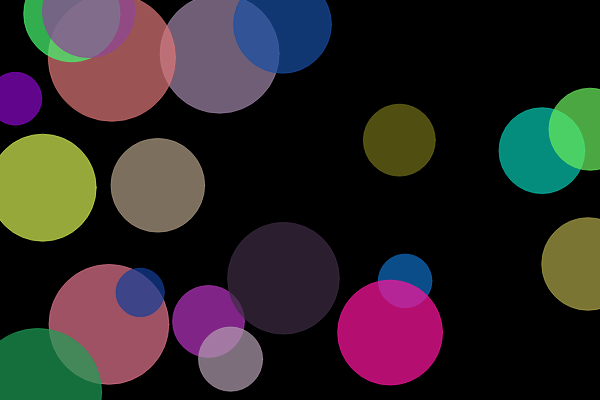
Frame 1 (no input)
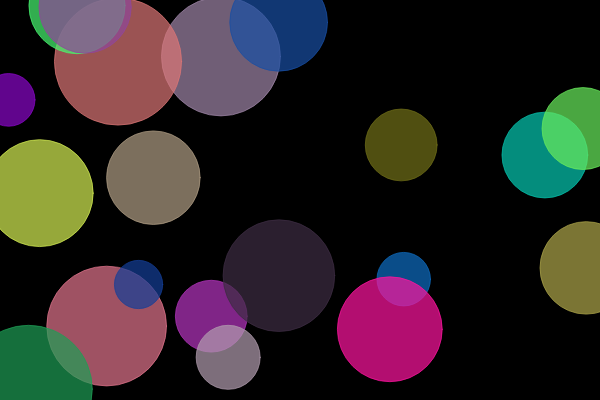
Frame 60 (no input)
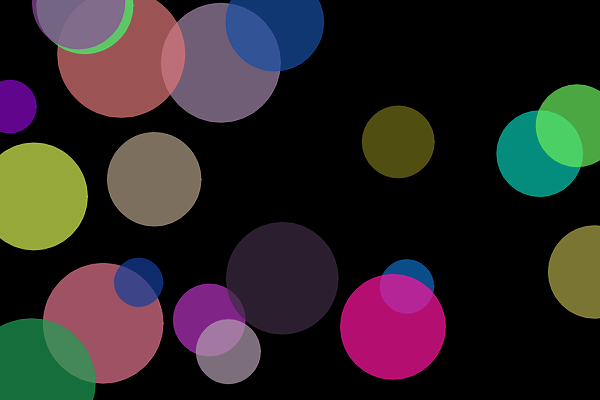
Frame 120 (the mouse pressed at the canvas centre since frame 60)

The p5.js sketch that drew these frames (run headless with seeded random() and noise() and a simulated clock; from frame 60 on, the mouse is pressed at the canvas centre):

// p5.js sketch
// ── sketch.js
// ARRAY OF BUBBLES LESSON FINISHED CODE

// DECLARE GLOBAL VARIABLES
var bubbles;
var rcolor;

// SETUP FUNCTION - Runs once at beginning of program
function setup() {
    createCanvas(600, 400);

    // Initialize Variables
    bubbles = [];
    rcolors = [];
    for (var n = 0; n < 20; n++) {
        rcolors.push(color(random(255), random(255), random(255), 180));
        bubbles.push(new Bubble(random(width), random(height), rcolors[n]));
    }

}

// DRAW FUNCTION - Loops @ 60FPS by default
function draw() {
    background(0);

    for (var i = 0; i < bubbles.length; i++) {
        bubbles[i].update();
        bubbles[i].display();
    }

}

function keyPressed() {
    println(keyCode);
    if (keyCode == 32) {
        for(var i = 0; i < bubbles.length; i++) {
            rcolors.pop();
        }
        for(var i = 0; i < bubbles.length; i++) {
            rcolors.push(color(random(255), random(255), random(255), 180));
        }
        println(rcolors);
    }
}

// ── bubble.js
function Bubble(x, y, col) {
    // Properties (State)
    this.x = x;
    this.y = y;
    this.r = random(24, 64);
    this.col = col;

    // Methods (Behaviour)
    this.update = function() {
        // Move Bubble object by random amounts
        this.x += random(-1, 1);
        this.y += random(-1, 1);
    };

    this.display = function() {
        // Draw Bubble object to the canvas
        noFill();
        stroke(this.col);
        fill(this.col);
        ellipse(this.x, this.y, 2 * this.r);
    }
}
